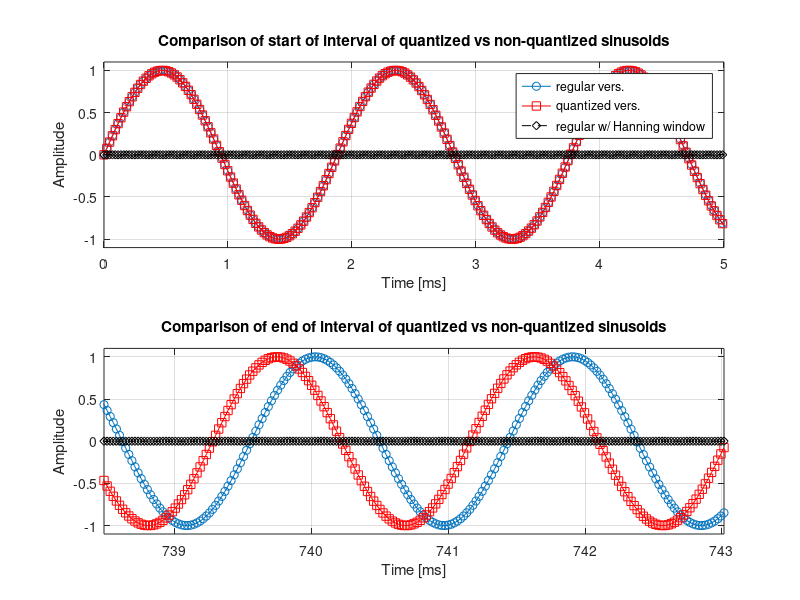

Reproduce this figure in MATLAB. (Note: this script raises an error after producing the figure.)
% ### EXquantizeF.m ###       11.04.14
% code to demonstrate effects/necessity of quantizing freq. for discrete FFT
% [that is, making sure the signal is periodic re the interval]
clear;
% --------------------------------
f= 531.4;         % freq. {1000}
SR= 44100;         % sample rate {44100}
Npoints= 32768;     % length of fft window (# of points) [should ideally be 2^N] {8192}
% --------------------------------
% +++
dt= 1/SR;  % spacing of time steps
freq= [0:Npoints/2];    % create a freq. array (for FFT bin labeling)
freq= SR*freq./Npoints;
% +++
% quantize the freq. (so to have an integral # of cycles)
df = SR/Npoints;
fQ= ceil(f/df)*df;   % quantized natural freq.
disp(sprintf('specified freq. = %g Hz', f));
disp(sprintf('quantized freq. = %g Hz', fQ));
% +++
% create an array of time points, Npoints long
t=[0:1/SR:(Npoints-1)/SR];
% +++
w= sin(2*pi*f*t);   % non-quantized version
wQ= sin(2*pi*fQ*t); % quantized version
wH= hanning(Npoints).*w';   % also window the non-quantized version...
% +++
% plot time waveforms for comparison
figure(1); clf;
subplot(211)
plot(t*1000,w,'o-'); hold on; grid on;
plot(t*1000,wQ,'rs-');
plot(t*1000,wH,'k--d');
axis([0 5 -1.1 1.1]); legend('regular vers.','quantized vers.','regular w/ Hanning window')
xlabel('Time [ms]'); ylabel('Amplitude')
title('Comparison of start of interval of quantized vs non-quantized sinusoids')
subplot(212)
plot(t*1000,w,'o-'); hold on; grid on;
plot(t*1000,wQ,'rs-')
plot(t*1000,wH,'k--d')
axis([t(end-200)*1000 t(end)*1000 -1.1 1.1])
xlabel('Time [ms]'); ylabel('Amplitude')
title('Comparison of end of interval of quantized vs non-quantized sinusoids')
% +++
% now plot spectra for comparison
figure(2); clf;
plot(freq,db(rfft(w)),'o-','MarkerSize',3); hold on;
plot(freq,db(rfft(wQ)),'rs-','MarkerSize',4)
plot(freq,db(rfft(wH)),'k--d','MarkerSize',5)
xlabel('freq. [Hz]'); ylabel('magnitude [dB]');
grid on; axis([0 1.5*f -350 10])
legend('non-quantized version','quantized version','Windowed non-quantized','Location','SouthWest')
% +++
% plot time waveforms on longer scale to see effect of windowing
if 1==1
    figure(3)
    plot(t*1000,w,'o-'); hold on; grid on;
    plot(t*1000,wQ,'rs-');
    plot(t*1000,wH,'k--d');
    legend('regular vers.','quantized vers.','regular w/ Hanning window')
    xlabel('Time [ms]'); ylabel('Amplitude')
end
